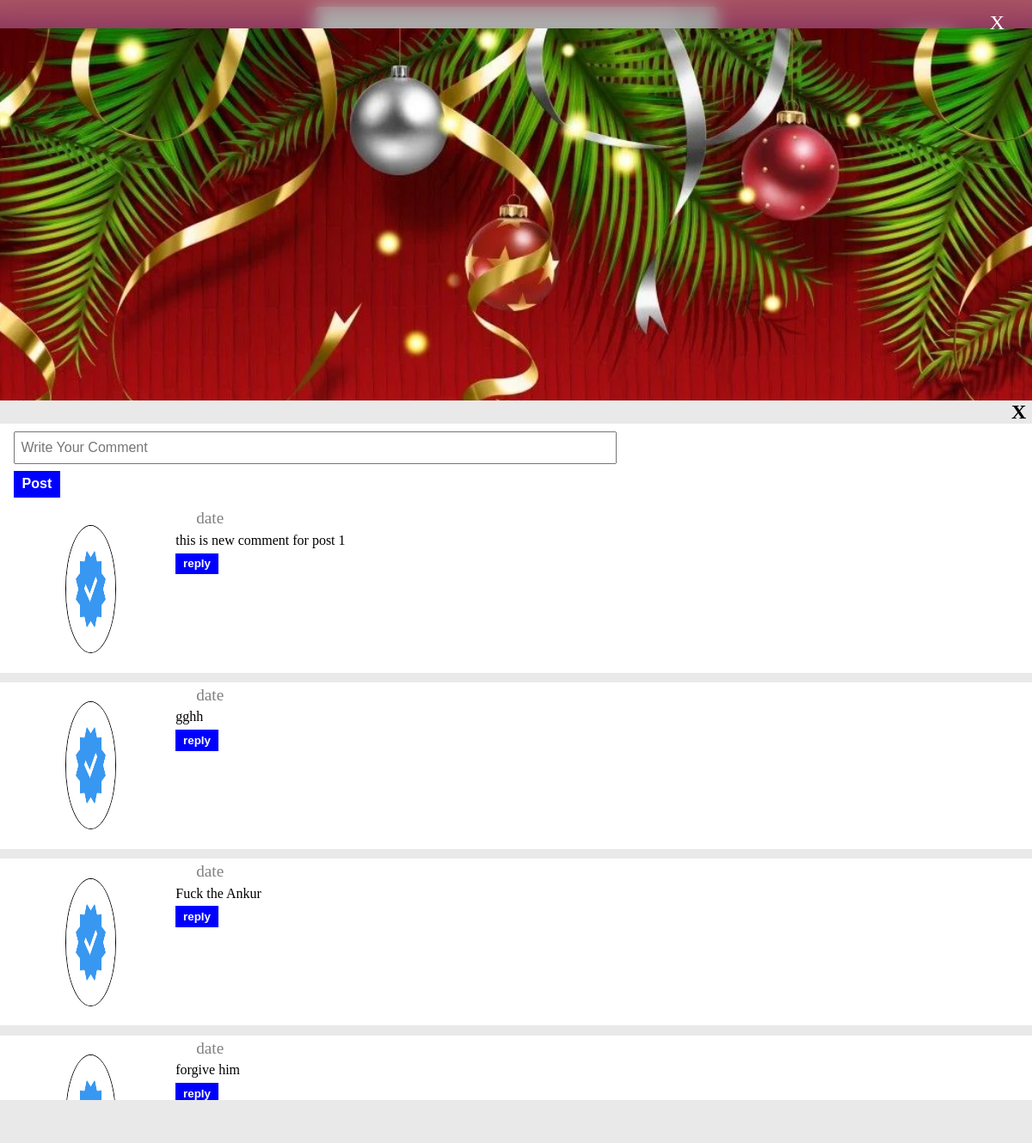
Page /detailPost/11?comment-open=true on the committed database.
### vichar/models.py (models this page shows, shortened)
class Comment(models.Model):
    comment_user = models.ForeignKey(User, on_delete=models.CASCADE)
    post = models.ForeignKey(Post, on_delete=models.CASCADE)
    comment_content = models.CharField(max_length= 500, null=False)
    parent_comment = models.ForeignKey("self", on_delete=models.CASCADE, null=True, blank=True)

### vichar/views.py (the view)
# urls.py: path("detailPost/<id>", views.detailPost),
def detailPost(request, id):
    comment_open = request.GET.get("comment-open", False) == "true"
    renderPost = Post.objects.get(postId = id)
    likeCount = renderPost.postLike.all().count()
    relatedCmt = Comment.objects.filter(post = renderPost, parent_comment = None)
    if request.user in renderPost.postLike.all():
        isliked = False
    else:
        isliked = True
    context ={
        "post" : renderPost,
        "isliked" : isliked,
        "likeCount" : likeCount,
        "cmts" : relatedCmt,
        "open_comment" : comment_open
    }
    return render(request, "detailPost.html", context)

### vichar/context_processors.py (called while the page is built)
def sendSelfDetail(request):
    currentUser = request.user
    dataToSend = {
        "currentUser": currentUser,
    }
    return dataToSend

### templates/detailPost.html (shortened to what this page needs)
{% extends "base.html" %}
{% load static %}
{% block style %}
<link rel="stylesheet" href="{% static 'profile.css' %}?{% now 'U' %}"> {% endblock %}
{% block body %}
<section class="fullImg center flex-col">
    <h3 class="cross">X</h3>
    <div class="opret-btn"><span id ="like" data-id="{{post.postId}}"> {% if isliked %}&#9825; {% else %} &#10084; {% endif %}</span><span><span id="likecount">{{likeCount}}</span>
            likes</span><button class="cmtBtn">Comment</button></div>
    <div class="commentSection">
        <h2 class="hide" style="color: black; position: relative; left: 98%;">X</h2>
        <div class="comment-inpt">
            <form action="/comment" method="post">
                <input type="text" placeholder="Write Your Comment" name="content">
                <button type="submit">Post</button>
            </form>
        </div>
        <div class="show-comment flex-col">
            {% for cmt in cmts %}
            <div class="single-coment flex">
                <div class="imgPart center"><img src="media/post/done.jpg" alt=""></div>
                <div class="detailPart flex-col">
                    <div class="upperPart flex"><span>date</span></div>
                    <p>{{cmt.comment_content}}</p>
                    <button class="replybtn">reply</button>
                </div>
            </div>
            {% endfor %}
        </div>
    </div>
</section>
</section>
{% endblock %}

### static/profile.css (style rules this page uses)
.fullImg { position: absolute; top: 0; left: 0; width: 100%; height: 100vh; backdrop-filter: blur(10px); background-color: rgba(0, 0, 0, 0.331); transform: scale(1); transition: all .2s linear; overflow: hidden; }
.fullImg img { height: 95%; }
.cross { position: absolute; top: .8rem; right: 2rem; font-size: 1.5rem; font-weight: 400; color: white; cursor: pointer; }
.opret-btn { position: absolute; bottom: 1rem; right: 0; width: 100%; padding: .2rem; padding-left: .8rem; }
.opret-btn #like { font-size: 2.9rem; margin: 0 .1rem; }
.opret-btn button { padding: .4rem .3rem; background-color: transparent; backdrop-filter: blur(5px); font-weight: 600; color: white; border: 1px solid black; margin: 0 1.4rem; }
.commentSection { width: 100%; height: 65vh; background-color: rgb(233, 233, 233); position: absolute; top: 35vh; transform: translateY(65vh); margin: auto; transition: all .2s linear; z-index: 1000; }
.comment-inpt { width: 100%; padding: .6rem 1rem; background-color: white; }
.comment-inpt input { height: 100%; width: 60%; padding: .5rem .4rem; font-size: 1rem; font-weight: 400; }
.comment-inpt button { padding: .4rem .6rem; background-color: blue; display: block; color: white; margin-top: .5rem; font-weight: 600; font-size: 1rem; border: none; outline: none; }
.show-comment { height: 80%; width: 100%; overflow: scroll; gap: .7rem; padding-bottom: 1.7rem; }
.single-coment { width: 100%; height: fit-content; background-color: white; padding: .25rem .4rem; }
.imgPart { width: 20%; height: 14vh; }
.imgPart img { width: 30%; height: 80%; border-radius: 50%; border: 1px solid black; }
.detailPart { gap: .35rem; width: 100%; height: 100%; }
.upperPart { width: 100%; gap: 1.5rem; color: grey; font-size: 1.2rem; }
.replybtn { width: 5%; padding: .3rem .2rem; background-color: blue; color: white; font-weight: 600; outline: none; border: none; }

### static/style.css (style rules this page uses)
* { margin: 0; padding: 0; box-sizing: border-box; }
.flex { display: flex; }
.flex-col { display: flex; flex-direction: column; }
.center { display: flex; justify-content: center; align-items: center; }

### rows in the picture
Comment: comment_content "this is new comment for post 1"
Comment: comment_content "gghh"
Comment: comment_content "Fuck the Ankur"
Comment: comment_content "forgive him"
